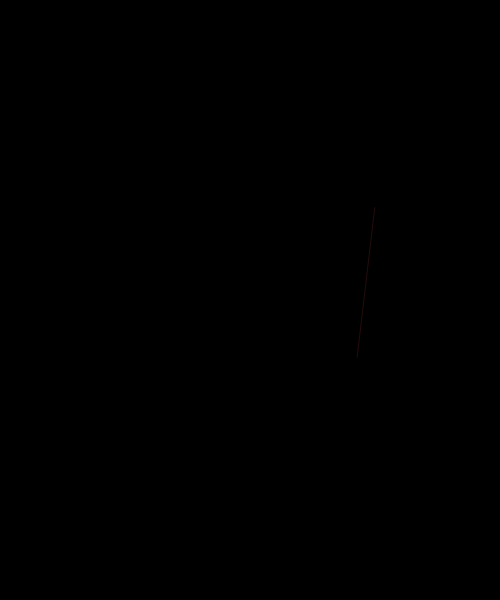
Frame 1 (no input)
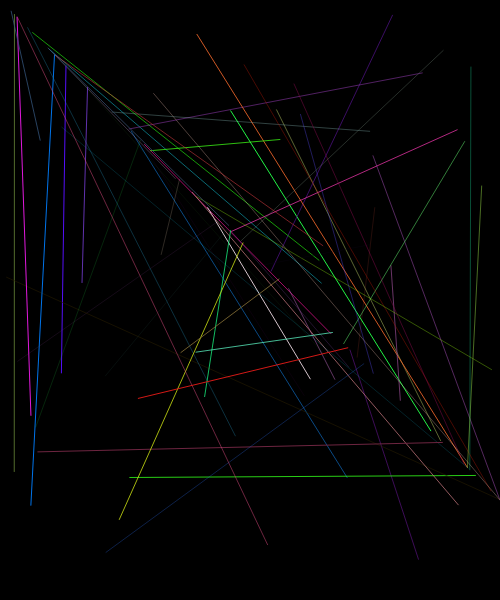
Frame 60 (no input)
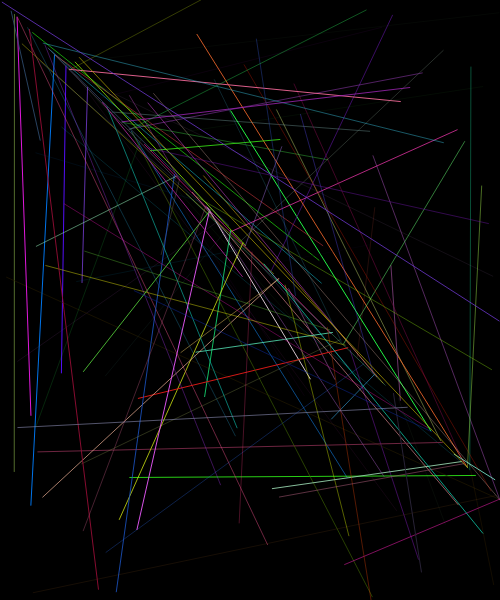
Frame 120 (the mouse pressed at the canvas centre since frame 60)

The p5.js sketch that drew these frames (run headless with seeded random() and noise() and a simulated clock; from frame 60 on, the mouse is pressed at the canvas centre):

// p5.js sketch
// ── sketch.js
var prevX, prevY;

function setup() {
  createCanvas(500, 600);
  background(0);
}


function draw() {
  //background(0);

  var x1 = random(width);
  var y1 = random(height);
  var x2 = random(width);
  var y2 = random(height);

  stroke(random(255), random(255), random(255), random(255));
  line(x1, x1, x2, y2);
}
